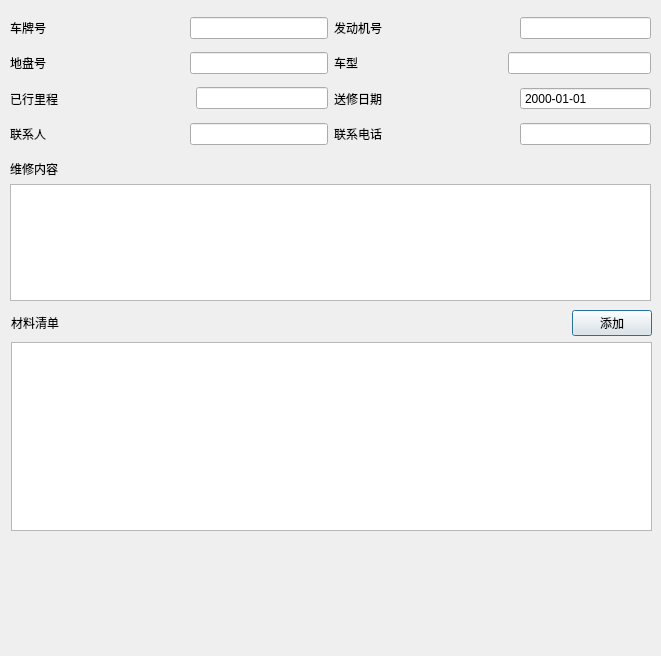
<?xml version="1.0" encoding="UTF-8"?>
<ui version="4.0">
 <class>OrderDialog</class>
 <widget class="QDialog" name="OrderDialog">
  <property name="geometry">
   <rect>
    <x>0</x>
    <y>0</y>
    <width>661</width>
    <height>656</height>
   </rect>
  </property>
  <property name="windowTitle">
   <string>Dialog</string>
  </property>
  <widget class="QWidget" name="">
   <property name="geometry">
    <rect>
     <x>10</x>
     <y>10</y>
     <width>641</width>
     <height>142</height>
    </rect>
   </property>
   <layout class="QGridLayout" name="gridLayout">
    <item row="0" column="0">
     <layout class="QHBoxLayout" name="horizontalLayout">
      <item>
       <widget class="QLabel" name="label">
        <property name="text">
         <string>车牌号</string>
        </property>
       </widget>
      </item>
      <item>
       <spacer name="horizontalSpacer">
        <property name="orientation">
         <enum>Qt::Horizontal</enum>
        </property>
        <property name="sizeHint" stdset="0">
         <size>
          <width>20</width>
          <height>20</height>
         </size>
        </property>
       </spacer>
      </item>
      <item>
       <widget class="QLineEdit" name="lineEdit"/>
      </item>
     </layout>
    </item>
    <item row="0" column="1">
     <layout class="QHBoxLayout" name="horizontalLayout_5">
      <item>
       <widget class="QLabel" name="label_5">
        <property name="text">
         <string>发动机号</string>
        </property>
       </widget>
      </item>
      <item>
       <spacer name="horizontalSpacer_4">
        <property name="orientation">
         <enum>Qt::Horizontal</enum>
        </property>
        <property name="sizeHint" stdset="0">
         <size>
          <width>40</width>
          <height>20</height>
         </size>
        </property>
       </spacer>
      </item>
      <item>
       <widget class="QLineEdit" name="lineEdit_5"/>
      </item>
     </layout>
    </item>
    <item row="1" column="0">
     <layout class="QHBoxLayout" name="horizontalLayout_2">
      <item>
       <widget class="QLabel" name="label_2">
        <property name="text">
         <string>地盘号</string>
        </property>
       </widget>
      </item>
      <item>
       <spacer name="horizontalSpacer_6">
        <property name="orientation">
         <enum>Qt::Horizontal</enum>
        </property>
        <property name="sizeHint" stdset="0">
         <size>
          <width>40</width>
          <height>20</height>
         </size>
        </property>
       </spacer>
      </item>
      <item>
       <widget class="QLineEdit" name="lineEdit_2"/>
      </item>
     </layout>
    </item>
    <item row="1" column="1">
     <layout class="QHBoxLayout" name="horizontalLayout_7">
      <item>
       <widget class="QLabel" name="label_7">
        <property name="text">
         <string>车型</string>
        </property>
       </widget>
      </item>
      <item>
       <spacer name="horizontalSpacer_7">
        <property name="orientation">
         <enum>Qt::Horizontal</enum>
        </property>
        <property name="sizeHint" stdset="0">
         <size>
          <width>40</width>
          <height>20</height>
         </size>
        </property>
       </spacer>
      </item>
      <item>
       <widget class="QLineEdit" name="lineEdit_7"/>
      </item>
     </layout>
    </item>
    <item row="2" column="0">
     <layout class="QHBoxLayout" name="horizontalLayout_6">
      <item>
       <widget class="QLabel" name="label_6">
        <property name="text">
         <string>已行里程</string>
        </property>
       </widget>
      </item>
      <item>
       <spacer name="horizontalSpacer_3">
        <property name="orientation">
         <enum>Qt::Horizontal</enum>
        </property>
        <property name="sizeHint" stdset="0">
         <size>
          <width>40</width>
          <height>20</height>
         </size>
        </property>
       </spacer>
      </item>
      <item>
       <widget class="QLineEdit" name="lineEdit_6"/>
      </item>
     </layout>
    </item>
    <item row="2" column="1">
     <layout class="QHBoxLayout" name="horizontalLayout_8">
      <item>
       <widget class="QLabel" name="label_8">
        <property name="sizePolicy">
         <sizepolicy hsizetype="Preferred" vsizetype="Preferred">
          <horstretch>0</horstretch>
          <verstretch>0</verstretch>
         </sizepolicy>
        </property>
        <property name="text">
         <string>送修日期</string>
        </property>
       </widget>
      </item>
      <item>
       <spacer name="horizontalSpacer_8">
        <property name="orientation">
         <enum>Qt::Horizontal</enum>
        </property>
        <property name="sizeHint" stdset="0">
         <size>
          <width>40</width>
          <height>20</height>
         </size>
        </property>
       </spacer>
      </item>
      <item>
       <widget class="QDateEdit" name="dateEdit_2">
        <property name="sizePolicy">
         <sizepolicy hsizetype="Expanding" vsizetype="Fixed">
          <horstretch>0</horstretch>
          <verstretch>0</verstretch>
         </sizepolicy>
        </property>
        <property name="buttonSymbols">
         <enum>QAbstractSpinBox::NoButtons</enum>
        </property>
        <property name="displayFormat">
         <string>yyyy-MM-dd        </string>
        </property>
       </widget>
      </item>
     </layout>
    </item>
    <item row="3" column="0">
     <layout class="QHBoxLayout" name="horizontalLayout_3">
      <item>
       <widget class="QLabel" name="label_3">
        <property name="text">
         <string>联系人</string>
        </property>
       </widget>
      </item>
      <item>
       <spacer name="horizontalSpacer_2">
        <property name="orientation">
         <enum>Qt::Horizontal</enum>
        </property>
        <property name="sizeHint" stdset="0">
         <size>
          <width>40</width>
          <height>20</height>
         </size>
        </property>
       </spacer>
      </item>
      <item>
       <widget class="QLineEdit" name="lineEdit_3"/>
      </item>
     </layout>
    </item>
    <item row="3" column="1">
     <layout class="QHBoxLayout" name="horizontalLayout_4">
      <item>
       <widget class="QLabel" name="label_4">
        <property name="text">
         <string>联系电话</string>
        </property>
       </widget>
      </item>
      <item>
       <spacer name="horizontalSpacer_5">
        <property name="orientation">
         <enum>Qt::Horizontal</enum>
        </property>
        <property name="sizeHint" stdset="0">
         <size>
          <width>40</width>
          <height>20</height>
         </size>
        </property>
       </spacer>
      </item>
      <item>
       <widget class="QLineEdit" name="lineEdit_4"/>
      </item>
     </layout>
    </item>
   </layout>
  </widget>
  <widget class="QWidget" name="">
   <property name="geometry">
    <rect>
     <x>10</x>
     <y>160</y>
     <width>641</width>
     <height>141</height>
    </rect>
   </property>
   <layout class="QVBoxLayout" name="verticalLayout_2">
    <item>
     <widget class="QLabel" name="label_10">
      <property name="text">
       <string>维修内容</string>
      </property>
     </widget>
    </item>
    <item>
     <widget class="QTextEdit" name="textEdit"/>
    </item>
   </layout>
  </widget>
  <widget class="QWidget" name="">
   <property name="geometry">
    <rect>
     <x>11</x>
     <y>310</y>
     <width>641</width>
     <height>221</height>
    </rect>
   </property>
   <layout class="QVBoxLayout" name="verticalLayout">
    <item>
     <layout class="QHBoxLayout" name="horizontalLayout_9">
      <item>
       <widget class="QLabel" name="label_9">
        <property name="text">
         <string>材料清单</string>
        </property>
       </widget>
      </item>
      <item>
       <spacer name="horizontalSpacer_9">
        <property name="orientation">
         <enum>Qt::Horizontal</enum>
        </property>
        <property name="sizeHint" stdset="0">
         <size>
          <width>40</width>
          <height>20</height>
         </size>
        </property>
       </spacer>
      </item>
      <item>
       <widget class="QPushButton" name="pushButton">
        <property name="text">
         <string>添加</string>
        </property>
       </widget>
      </item>
     </layout>
    </item>
    <item>
     <widget class="QTableView" name="tableView"/>
    </item>
   </layout>
  </widget>
  <zorder>lineEdit</zorder>
  <zorder>label</zorder>
  <zorder>layoutWidget</zorder>
  <zorder>layoutWidget_2</zorder>
  <zorder>layoutWidget_3</zorder>
  <zorder>layoutWidget_4</zorder>
  <zorder>layoutWidget_5</zorder>
  <zorder>layoutWidget_6</zorder>
  <zorder>dateEdit</zorder>
  <zorder>label_8</zorder>
  <zorder>tableView</zorder>
  <zorder>textEdit</zorder>
  <zorder>label_10</zorder>
  <zorder>tableView</zorder>
  <zorder>tableView</zorder>
  <zorder>pushButton</zorder>
  <zorder>horizontalSpacer_9</zorder>
  <zorder>dateEdit_2</zorder>
  <zorder>label_11</zorder>
 </widget>
 <resources/>
 <connections/>
</ui>
